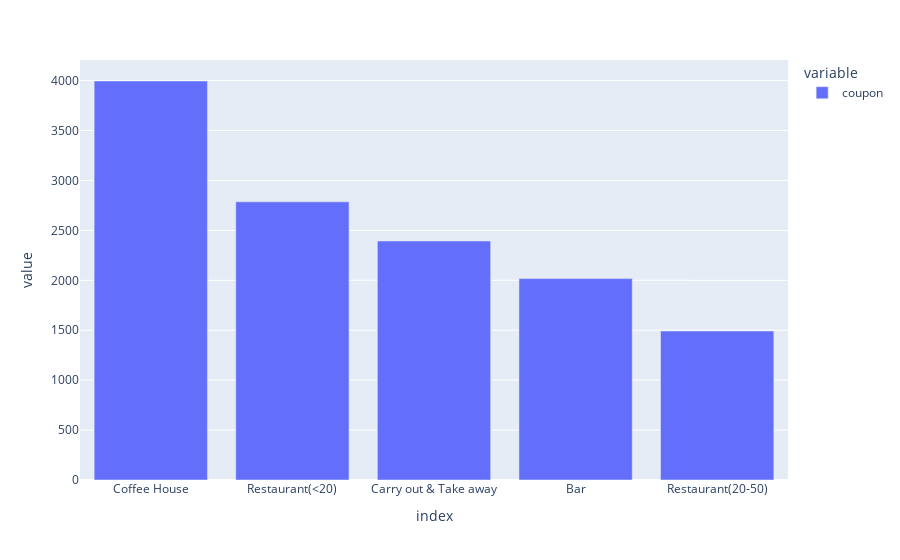

Notebook code cell kept with this figure:
### Code cell
px.bar(data_frame=coupon_plot_helper)

### Figure 1 — Plotly figure (JSON) as saved in the notebook; plotly's stock layout.template omitted (floating-point values rounded to 4 significant figures)
{"data": [{"alignmentgroup": "True", "hovertemplate": "variable=coupon<br>index=%{x}<br>value=%{y}<extra></extra>", "legendgroup": "coupon", "marker": {"color": "#636efa", "pattern": {"shape": ""}}, "name": "coupon", "offsetgroup": "coupon", "orientation": "v", "showlegend": true, "textposition": "auto", "type": "bar", "x": ["Coffee House", "Restaurant(<20)", "Carry out & Take away", "Bar", "Restaurant(20-50)"], "xaxis": "x", "y": [3996, 2786, 2393, 2017, 1492], "yaxis": "y"}], "layout": {"barmode": "relative", "legend": {"title": {"text": "variable"}, "tracegroupgap": 0}, "margin": {"t": 60}, "xaxis": {"anchor": "y", "domain": [0, 1], "title": {"text": "index"}}, "yaxis": {"anchor": "x", "domain": [0, 1], "title": {"text": "value"}}}}
